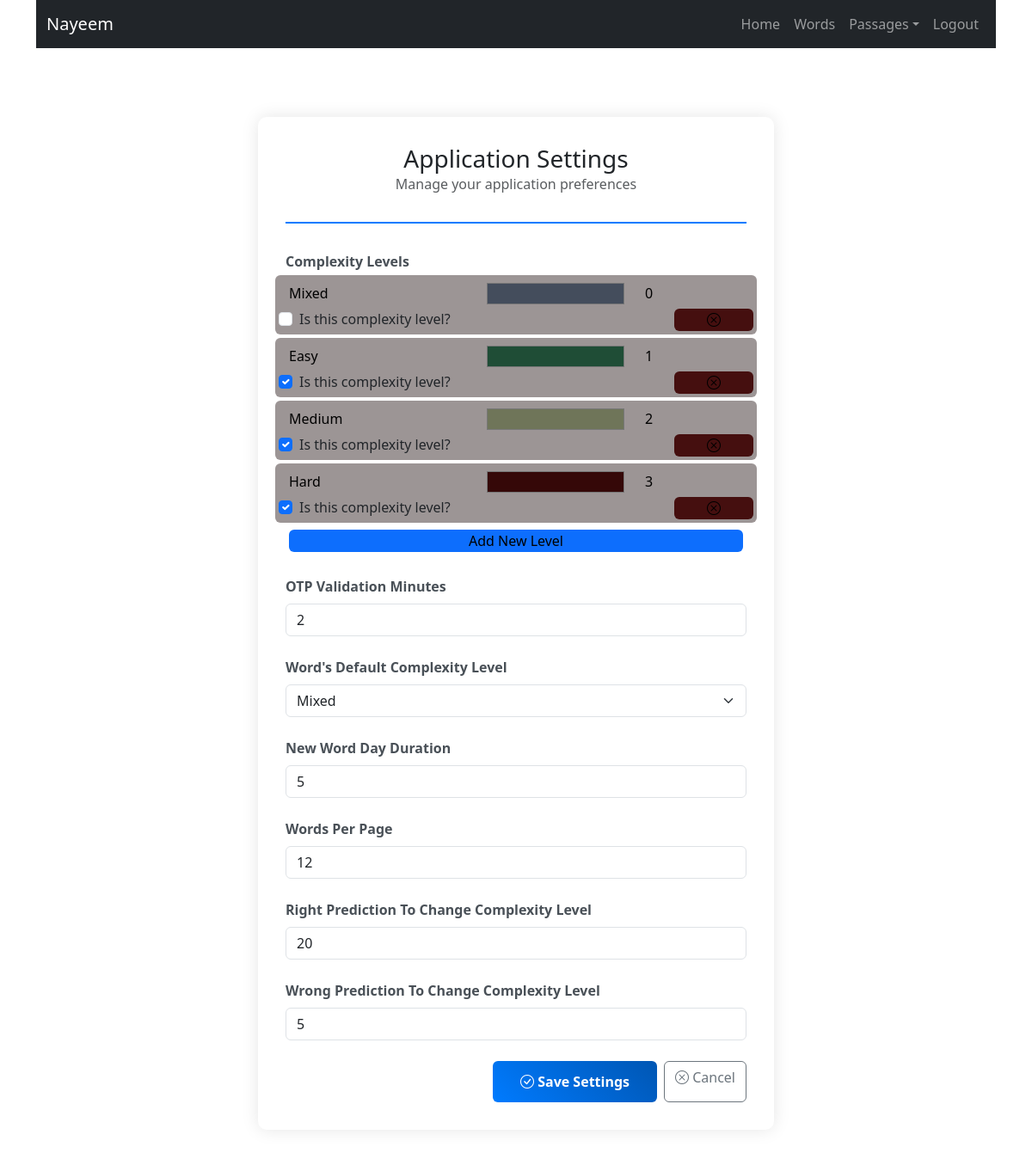
The page /settings/get-user-settings/ (signed in) on the database its author committed.
### user/models.py (models this page shows, shortened)
class User(AbstractUser):
    phone = models.CharField(max_length=100, null=True, blank=True)
    gender = models.CharField(max_length=10, choices=ghelp.list_to_tuple(CHOICE.GENDER), blank=True, null=True)
    user_type = models.CharField(max_length=20, choices=ghelp.list_to_tuple(CHOICE.USER_TYPE), default='General')
    @property
    def short_name(self):
        name = None
        if self.first_name: name = self.first_name
        else:
            if self.last_name: name = self.last_name
        return name

### word/models.py (models this page shows, shortened)
class ComplexityLevel(models.Model):
    text = models.CharField(max_length=50, unique=True)
    difficulty_level = models.IntegerField(default=1)
    color = models.CharField(max_length=50)
    is_complexity_level = models.BooleanField(default=False)
    created_at = models.DateTimeField(auto_now_add=True)

### settings/models.py (models this page shows, shortened)
class Settings(SingletonModel):
    otp_validation_minutes = models.IntegerField(default=2)

class UserSettings(models.Model):
    user = models.OneToOneField(MODELS_USER.User, on_delete=models.CASCADE, related_name='user_setting')
    new_word_day_duration = models.IntegerField(default=7)
    words_per_page = models.IntegerField(default=12)
    words_default_complexity_level = models.ForeignKey(MODELS_WORD.ComplexityLevel, on_delete=models.SET_NULL, blank=True, null=True)
    right_prediction_to_change_complexity_level = models.IntegerField(default=20)
    wrong_prediction_to_change_complexity_level = models.IntegerField(default=5)

### settings/views.py (the view, shortened to what this page needs)
# urls.py: path('get-user-settings/', views.get_user_settings, name='get-user-settings'),
@login_required(login_url=ghelp.nav_links(key='login')['link'])
def get_user_settings(request):
    html_path = 'dictionary/settings/get-user-settings.html'
    user_settings = ghelp.get_user_settings(request.user)
    general_Settings = ghelp.get_general_settings(MODELS_SETT.Settings)
    context = {
        'title': 'Settings',
        'user': request.user,
        'nav_links': {
            'auth': {
                'home': ghelp.nav_links(key='home', user=request.user),
                'view_passage': ghelp.nav_links(key='view_passage'),
                'add_passage': ghelp.nav_links(key='add_passage'),
                'words': ghelp.nav_links(key='words'),
                'logout': ghelp.nav_links(key='logout')
            },
            'unauth': {
                'home': ghelp.nav_links(key='home'),
                'login': ghelp.nav_links(key='login'),
                'register': ghelp.nav_links(key='register'),
            }
        },
        'data': {
            'is_admin': True if request.user.user_type == 'Admin' else False,
            'complexitys': MODELS_WORD.ComplexityLevel.objects.all().order_by('difficulty_level'),
            'general_Settings': general_Settings,
            'user_settings': user_settings,
        }
    }
    return render(request, html_path, context=context)

### help/common/n.py (called while the page is built)
    def get_general_settings(self, Settings):
        settings = Settings.objects.all()
        if settings.exists(): return settings.first()
        else: return None

    def get_user_settings(self, loggedin_user):
        if hasattr(loggedin_user, 'user_setting'): return loggedin_user.user_setting
        else: return None

### templates/dictionary/settings/get-user-settings.html (shortened to what this page needs)
{% extends 'base.html' %}
{% block navbar %}
    <nav class="navbar navbar-expand-lg navbar-dark navbar-sticky-top">
        <div class="container-fluid">
            <a class="navbar-brand" href="{% url nav_links.auth.home.name %}">{{nav_links.auth.home.level}}</a>
            <div class="collapse navbar-collapse" id="navbarNav">
                <ul class="navbar-nav ms-auto">
                    {% if user.is_authenticated %}
                        <li class="nav-item"><a class="nav-link" href="{% url nav_links.auth.home.name %}">Home</a></li>
                        <li class="nav-item"><a class="nav-link" href="{% url nav_links.auth.words.name %}">{{nav_links.auth.words.level}}</a></li>
                        <li class="nav-item dropdown">
                            <a class="nav-link dropdown-toggle" href="#" id="passagesDropdown" role="button" data-bs-toggle="dropdown" aria-expanded="false">Passages</a>
                        </li>
                        <li class="nav-item"><a class="nav-link" href="{% url nav_links.auth.logout.name %}">{{nav_links.auth.logout.level}}</a></li>
                    {% endif %}
                </ul>
            </div>
        </div>
    </nav>
{% endblock %}
{% block body %}
    <div class="container py-5">
        <div class="settings-container">
            <div class="settings-header text-center">
                <h1 class="h3 mb-0">Application Settings</h1>
                <p class="text-muted">Manage your application preferences</p>
            </div>
            <form method="post" action="{% url 'get-user-settings' %}" novalidate>
                {% if data.is_admin %}
                <div class="d-flex flex-column mb-4">
                    <label class="form-label">Complexity Levels</label>
                    <div id="complexity-containter" class="row gy-1">
                        {% for complexity in data.complexitys %}
                        <div id="complexity-{{complexity.id}}" class="col-12 my-1 complexities">
                            <div class="row p-1 gy-1 rounded" style="background-color: #9c9595;">
                                <input type="text"
                                    class="transparent-input col-4 col-md-5"
                                    value="{{complexity.text}}"
                                    name="complexity_text"
                                    required>
                                <input type="color"
                                    class="transparent-input col-4 col-md-4"
                                    value="{{complexity.color}}"
                                    name="complexity_color"
                                    required
                                    >
                                <input type="number"
                                    class="transparent-input col-4 col-md-3"
                                    value="{{complexity.difficulty_level}}"
                                    name="complexity_difficulty_level"
                                    min="1"
                                    required>
                                <div class="form-check col-4 col-md-10">
                                    <input class="form-check-input" type="checkbox" {% if complexity.is_complexity_level %}checked{% endif %} name="is_complexity_level{{complexity.id}}" id="isComplexityLevel{{complexity.id}}">
                                    <label class="form-check-label" for="isComplexityLevel{{complexity.id}}">Is this complexity level?</label>
                                </div>
                                <button class="col-6 col-md-2 rounded" type="button" style="border: none; background-color: #450f0f;" onclick="removeComplexity('complexity-{{complexity.id}}')"><i class="bi bi-x-circle"></i></button>
                            </div>
                        </div>
                        {% endfor %}
                    </div>
                    <button class="bg-primary rounded m-1" type="button" style="border: none;" onclick="addNewComplexityLevel()">Add New Level</button>
                </div>
                <div class="mb-4">
                    <label for="otpValidationMinutes" class="form-label">OTP Validation Minutes</label>
                    <input type="number"
                           class="form-control"
                           id="otpValidationMinutes"
                           name="otp_validation_minutes"
                           value="{{ data.general_Settings.otp_validation_minutes|default:'' }}"
                           min="1"
                           max="365"
                           required>
                </div>
                {% endif %}
                <div class="mb-4">
                    <label for="wordsDefaultComplexityLevel" class="form-label">Word's Default Complexity Level</label>
                    <select id="wordsDefaultComplexityLevel" name="words_default_complexity_level" class="form-select">
                        {% for complexity in data.complexitys %}
                            <option value="{{ complexity.id }}" {% if data.user_settings.words_default_complexity_level.id == complexity.id %}selected{% endif %}>{{ complexity.text }}</option>
                        {% endfor %}
                    </select>
                </div>
                <div class="mb-4">
                    <label for="newWordDayDuration" class="form-label">New Word Day Duration</label>
                    <input type="number"
                           class="form-control"
                           id="newWordDayDuration"
                           name="new_word_day_duration"
                           value="{{ data.user_settings.new_word_day_duration|default:'' }}"
                           min="1"
                           max="365"
                           required>
                </div>
                <div class="mb-4">
                    <label for="wordsPerPage" class="form-label">Words Per Page</label>
                    <input type="number"
                           class="form-control"
                           id="wordsPerPage"
                           name="words_per_page"
                           value="{{ data.user_settings.words_per_page|default:'' }}"
                           min="1"
                           required>
                </div>
                <div class="mb-4">
                    <label for="rightPredictionToChangeComplexityLevel" class="form-label">Right Prediction To Change Complexity Level</label>
                    <input type="number"
                           class="form-control"
                           id="rightPredictionToChangeComplexityLevel"
                           name="right_prediction_to_change_complexity_level"
                           value="{{ data.user_settings.right_prediction_to_change_complexity_level|default:'' }}"
                           min="1"
                           required>
                </div>
                <div class="mb-4">
                    <label for="wrongPredictionToChangeComplexityLevel" class="form-label">Wrong Prediction To Change Complexity Level</label>
                    <input type="number"
                           class="form-control"
                           id="wrongPredictionToChangeComplexityLevel"
                           name="wrong_prediction_to_change_complexity_level"
                           value="{{ data.user_settings.wrong_prediction_to_change_complexity_level|default:'' }}"
                           min="1"
                           required>
                </div>
                <div class="d-grid gap-2 d-md-flex justify-content-md-end">
                    <button type="submit" class="btn btn-primary">
                        <i class="bi bi-check-circle"></i> Save Settings
                    </button>
                    <a href="{% url 'home' %}" class="btn btn-outline-secondary">
                        <i class="bi bi-x-circle"></i> Cancel
                    </a>
                </div>
            </form>
        </div>
    </div>
{% endblock %}

### templates/base.html (style rules this page uses)
.navbar-sticky-top { position: sticky; top: 0; background-color: #212529; }
.transparent-input { background: transparent; border: none; transition: border 0.3s ease; }
.transparent-input::placeholder { color: transparent; transition: opacity 0.3s ease; }

### templates/dictionary/settings/get-user-settings.html (style rules this page uses)
.settings-container { max-width: 600px; margin: 2rem auto; padding: 2rem; background: #fff; border-radius: 10px; box-shadow: 0 0 20px rgba(0,0,0,0.1); }
.settings-header { border-bottom: 2px solid #007bff; padding-bottom: 1rem; margin-bottom: 2rem; }
.form-label { font-weight: 600; color: #495057; }
.btn-primary { background: linear-gradient(45deg, #007bff, #0056b3); border: none; padding: 0.75rem 2rem; font-weight: 600; }

### rows shown on the page
User: auth.home.level "Nayeem"
ComplexityLevel: complexity_text "Mixed", complexity_color "#444d5c", complexity_difficulty_level "0"
ComplexityLevel: complexity_text "Easy", complexity_color "#1f4d36", complexity_difficulty_level "1", is_complexity_level "☑"
ComplexityLevel: complexity_text "Medium", complexity_color "#6f7559", complexity_difficulty_level "2", is_complexity_level "☑"
ComplexityLevel: complexity_text "Hard", complexity_color "#350808", complexity_difficulty_level "3", is_complexity_level "☑"
Settings: otp_validation_minutes "2"
UserSettings: words_default_complexity_level "Mixed", new_word_day_duration "5", words_per_page "12", user_settings.right_prediction_to_change_complexity_level "20", user_settings.wrong_prediction_to_change_complexity_level "5"

### other values the page prints
{{ nav_links.auth.words.level }} "Words"
{{ nav_links.auth.logout.level }} "Logout"
